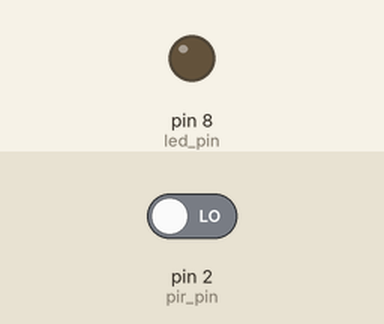
A sketch run on a simulated Arduino Uno, built with avr-gcc and run on an emulated ATmega328P. Shown: output pins drawn as LEDs (lit = HIGH). The test bench sets the inputs (shaded band); at power-on: pin 2 (pir_pin) LOW.

Above: at 1.2 s.
1.3 s: pin 2 (pir_pin) driven HIGH
At 2.4 s:
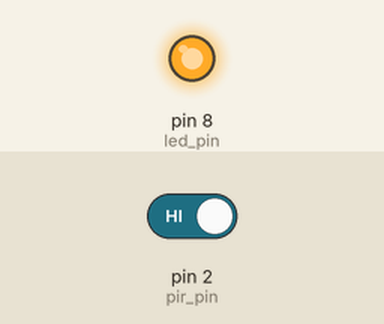
2.8 s: pin 2 (pir_pin) driven LOW
At 3.6 s:
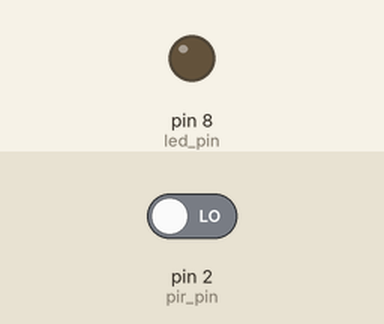
Timing chart, 0 to 5.8 s (numbered marks = the images above; inputs shaded):
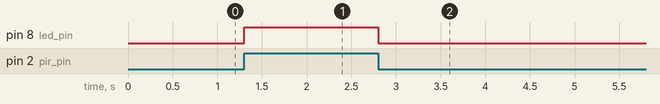

Measured:
- after the input at 1.3 s, pin 8 (led_pin): LOW → HIGH at once
- after the input at 2.8 s, pin 8 (led_pin): HIGH → LOW at once

The sketch:

UNT-CLase-Arduino10_001.ino
```cpp
// Codigo Ejemplo
int led_pin = 8;
int pir_pin = 2;
int pir_state = 0;

void setup()
{
  // Configurar pir_pin como Entrada
  pinMode(pir_pin, INPUT);
  // Configurar led_pin como Salida
  pinMode(led_pin, OUTPUT);
}

void loop()
{
  // Leer Estado del Puerto de Entrada
  pir_state = digitalRead(pir_pin);
  // Actual Segun el Estado de la Lectura
  if (pir_state == HIGH){
  //Encender Led en Puerto de Salida
    digitalWrite(led_pin, HIGH);
  } else {
  //Apagar Led en Puerto de Salida
    digitalWrite(led_pin, LOW);
  }
  delay(100);
  // Encender Led en Puerto de Salida
}
```
